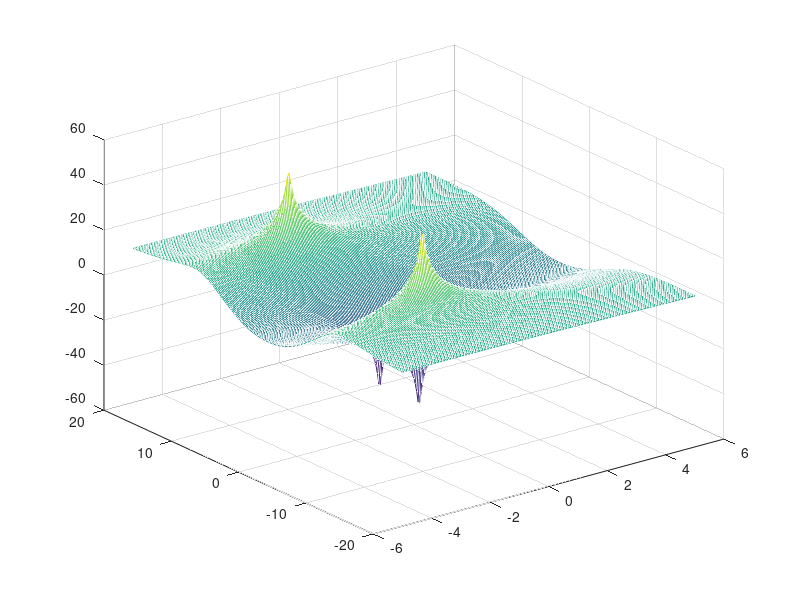

This figure's MATLAB source:
clear all;
close all;

omega = linspace(-20, 20, 200);
sigma = linspace(-5, 5, 200);
[sigmagrid, omegagrid] = meshgrid(sigma, omega);
sgrid = sigmagrid + 1j*omegagrid;

b = [2 2 17];
a = [1 4 104];
H1 = polyval(b, sgrid)./polyval(a, sgrid);
mesh(sigma, omega, 20*log10(abs(H1)));